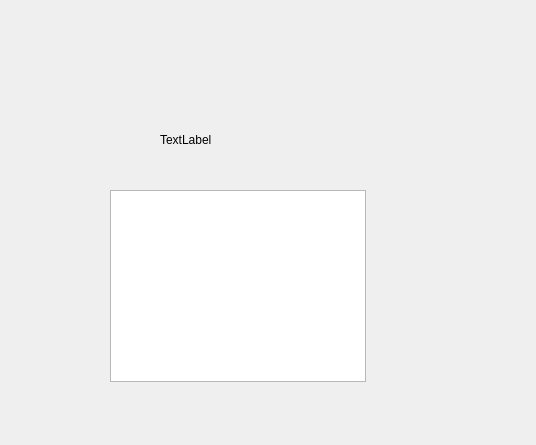
<?xml version="1.0" encoding="UTF-8"?>
<ui version="4.0">
 <class>BookingWindow</class>
 <widget class="QWidget" name="BookingWindow">
  <property name="geometry">
   <rect>
    <x>0</x>
    <y>0</y>
    <width>536</width>
    <height>445</height>
   </rect>
  </property>
  <property name="windowTitle">
   <string>Form</string>
  </property>
  <widget class="QTextBrowser" name="textBrowser">
   <property name="geometry">
    <rect>
     <x>110</x>
     <y>190</y>
     <width>256</width>
     <height>192</height>
    </rect>
   </property>
  </widget>
  <widget class="QLabel" name="label">
   <property name="geometry">
    <rect>
     <x>160</x>
     <y>130</y>
     <width>63</width>
     <height>20</height>
    </rect>
   </property>
   <property name="text">
    <string>TextLabel</string>
   </property>
  </widget>
 </widget>
 <resources/>
 <connections/>
</ui>
